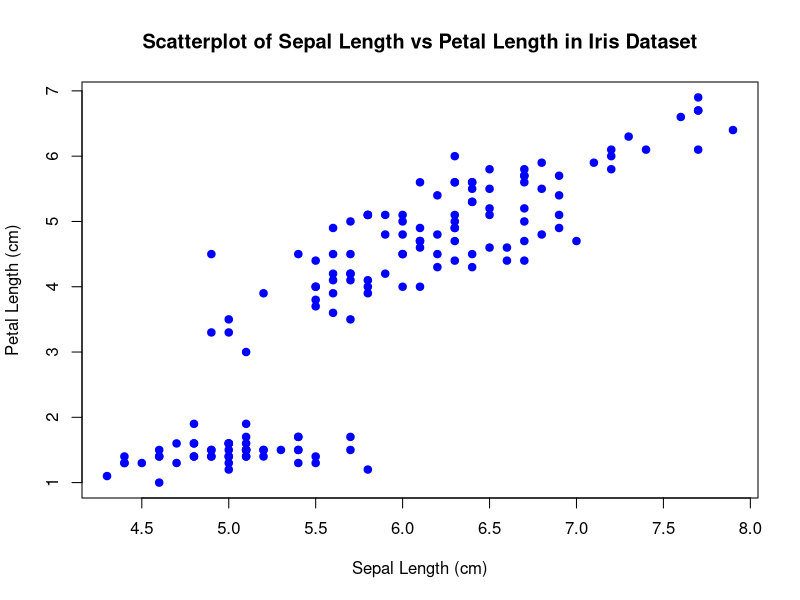

Write R code to recreate this figure.
data(iris)

png(filename = "Q1_output.png", width = 1920, height = 1080, res = 300)

plot(iris$Sepal.Length, iris$Petal.Length, xlab = "Sepal Length (cm)", ylab = "Petal Length (cm)",  main = "Scatterplot of Sepal Length vs Petal Length in Iris Dataset", pch = 19, col = "blue")

dev.off()

